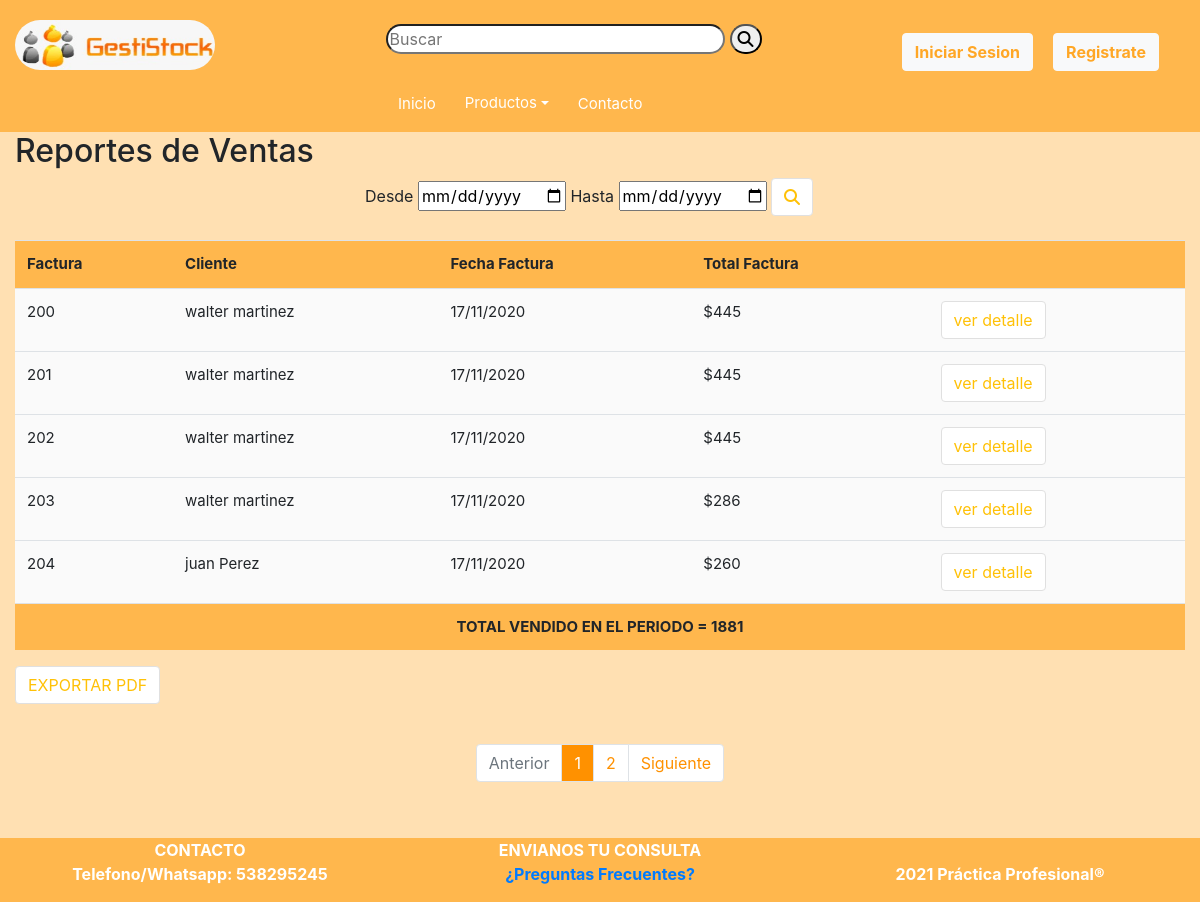
/reportesVentas.php?fDesde=0000-00-00&fHasta=0000-00-00&pagina=1, run on the app's committed database.
### tables this page shows
CREATE TABLE `facturas` (
  `idFacturaVenta` int(11) NOT NULL,
  `idPersona` int(11) NOT NULL,
  `totalApagar` double NOT NULL,
  `fechaPedido` date NOT NULL
);

CREATE TABLE `datosfacturas` (
  `idFactura` int(11) NOT NULL,
  `idTipoFactura` int(11) NOT NULL DEFAULT 3,
  `idTipoTransaccion` int(11) NOT NULL DEFAULT 1,
  `numFactura` int(11) NOT NULL
);

CREATE TABLE `personas` (
  `idPersona` int(11) NOT NULL,
  `numDocumento` int(11) NOT NULL,
  `idTipoDocumento` int(11) NOT NULL,
  `nombre` varchar(45) NOT NULL,
  `apellido` varchar(45) NOT NULL,
  `fechaNac` date NOT NULL,
  `usuario` varchar(45) NOT NULL,
  `contrasenia` varchar(45) NOT NULL,
  `idEstado` int(11) NOT NULL
);

### reportesVentas.php (the view, shortened to what this page needs)
<?php
require 'header.php';
	if ((isset($_GET['fDesde']) && $_GET['fDesde']=='0000-00-00') && (isset($_GET['fHasta']) && $_GET['fHasta']=='0000-00-00')) {
		$consulta=mysqli_query($conexion,"SELECT count(idFacturaVenta) as cantFact FROM facturas as f WHERE  f.fechaPedido");
			while($r=mysqli_fetch_array($consulta)){
				$cantFact=$r['cantFact'];
			}
			$facturas_x_pag = 5;
			$paginas = $cantFact / $facturas_x_pag;
			$paginas = ceil($paginas);
			if (isset($_GET['pagina'])) {
				$iniciar = ($_GET['pagina'] - 1) * $facturas_x_pag;
				$queryFacturasIni="SELECT f.totalApagar as total, f.fechaPedido as fp, p.nombre,p.apellido, dt.numFactura as nFact from facturas as f
				JOIN personas as p on p.idPersona=f.idPersona
				JOIN datosfacturas as dt on dt.idFactura=f.idFacturaVenta
				order by dt.numFactura limit $iniciar,$facturas_x_pag ";
			    $rsFacturasIni=mysqli_query($conexion,$queryFacturasIni);
			}
	}
	?>
	<div class="row">
		<div class="col-md-12">
			<h2>Reportes de Ventas</h2>
		</div>
	</div>
	<form action="ventasPDF.php" method="POST">
		<div class="row justify-content-center">
			<div class="col-md-1"></div>
			<div class="col-md-6">
				<label for="fDesde">Desde</label>
				<input type="date" id="fDesde" name="fDesde" <?php if (isset($_GET['fDesde'])) {
				echo "value='".$_GET['fDesde']."'";
			} ?>>
				<label for="fHasta">Hasta</label>
				<input type="date" id="fHasta" name="fHasta" <?php if (isset($_GET['fHasta'])) {
				echo "value='".$_GET['fHasta']."'";
			}else{echo "value='".date("d-m-Y")."'";} ?>>
				<button name="buscar" value="0"  style="border-color: #e0e0e0;background:white" class="btn btn-outline-warning" id="button-addon2"><i class="fas fa-search"></i></button>
			</div>
		</div>
		</form>
		<br>
		<div class="row justify-content-center">
			<div class="col-md-12">
				<div style="background: white">
					<table class="table striped" style="background:#fafafa;">
						<tr>
							<th>Factura</th>
							<th>Cliente</th>
							<th>Fecha Factura</th>
							<th>Total Factura</th>
							<th></th>
						</tr>
						<?php
							$totalV=0;
							while ($rs1=mysqli_fetch_array($rsFacturasIni)){
								$fecha=date('d/m/Y',strtotime($rs1['fp']));?>
								<tr>
									<td><?php echo $rs1['nFact']; ?></td>
									<td><?php echo $rs1['nombre']." ".$rs1['apellido']; ?></td>
									<td><?php echo $fecha; ?></td>
									<td><?php echo "$".$rs1['total']; ?></td>
									<td>
										<form action="ventasPDF.php" method="POST">
											<button name="detallePDF" value="detalle" style="border-color: #e0e0e0;background:white" class="btn btn-outline-warning" id="button-addon2">ver detalle</button>
										</form>
									</td>
									<?php  $totalV+=$rs1['total']?>
								</tr>
							<?php };?>
							<tr align="center">
							   <th colspan="5"><?php echo "TOTAL VENDIDO EN EL PERIODO = ".$totalV ?></th>
							</tr>
					</table>
				</div>
			</div>
		</div>
		<form action="ventasPDF.php" method="POST">
			<button name="exportPDF" value="export" style="border-color: #e0e0e0;background:white" class="btn btn-outline-warning" id="button-addon2">EXPORTAR PDF</button>
	    </form>
	<div class="container" style="padding-top:40px">
				<nav arial-label="page navigation">
					<ul class="pagination justify-content-center">
					<li class="page-item <?php echo $_GET['pagina'] <= 1 ? 'disabled' : '' ?>"><a class="page-link" href="reportesVentas.php?fDesde=<?php echo $_GET['fDesde']; ?>&fHasta=<?php echo $_GET['fHasta'];?>&pagina=<?php echo $_GET['pagina'] - 1 ?>">Anterior</a></li>
					<?php for ($i = 1; $i <= $paginas; $i++) : ?>
						<li class="<?php echo $_GET['pagina'] == $i ? 'active' : '' ?>"><a class="page-link" href="reportesVentas.php?fDesde=<?php echo $_GET['fDesde']; ?>&fHasta=<?php echo $_GET['fHasta'];?>&pagina=<?php echo $i ?>"><?php echo $i ?></a></li>
					<?php endfor ?>
					<li class="page-item <?php echo $_GET['pagina'] >= $paginas ? 'disabled' : '' ?>"><a class="page-link" href="reportesVentas.php?fDesde=<?php echo $_GET['fDesde']; ?>&fHasta=<?php echo $_GET['fHasta'];?>&pagina=<?php echo $_GET['pagina'] + 1 ?>">Siguiente</a></li>
					</ul>
				</nav>
			</div>
	<?php
require 'footer.php'; ?>

### data on the page
facturas: datosfacturas.numFactura "200", idPersona.nombre "walter", idPersona.apellido "martinez", fechaPedido "17/11/2020", totalApagar "445"
facturas: datosfacturas.numFactura "201", idPersona.nombre "walter", idPersona.apellido "martinez", fechaPedido "17/11/2020", totalApagar "445"
facturas: datosfacturas.numFactura "202", idPersona.nombre "walter", idPersona.apellido "martinez", fechaPedido "17/11/2020", totalApagar "445"
facturas: datosfacturas.numFactura "203", idPersona.nombre "walter", idPersona.apellido "martinez", fechaPedido "17/11/2020", totalApagar "286"
facturas: datosfacturas.numFactura "204", idPersona.nombre "juan", idPersona.apellido "Perez", fechaPedido "17/11/2020", totalApagar "260"

### other printed values
$totalV "1881"
